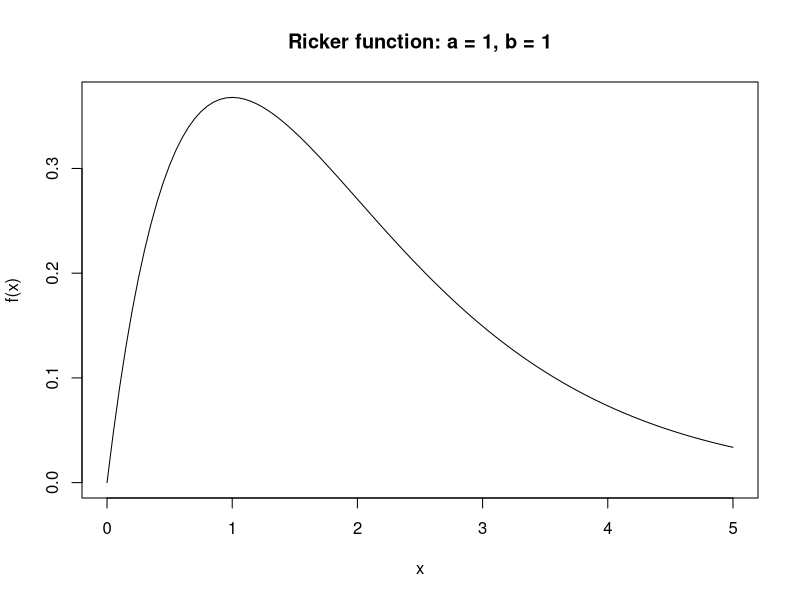
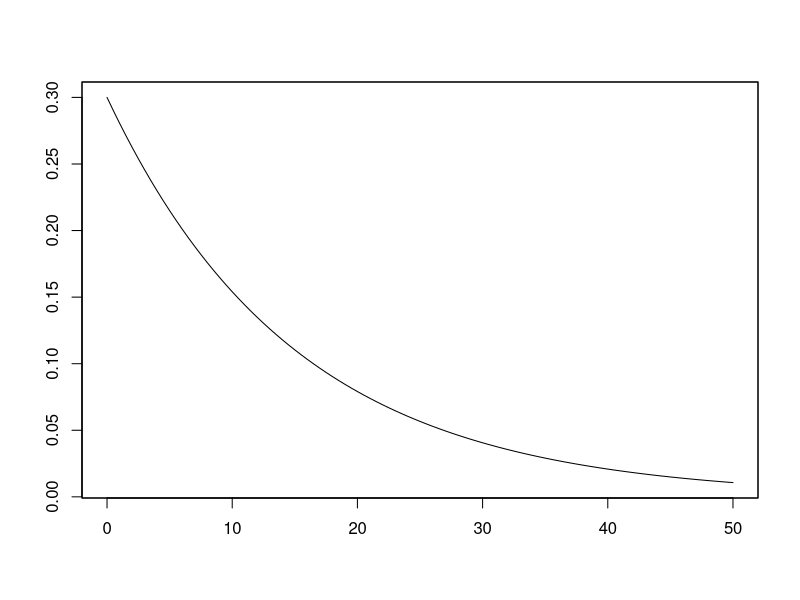
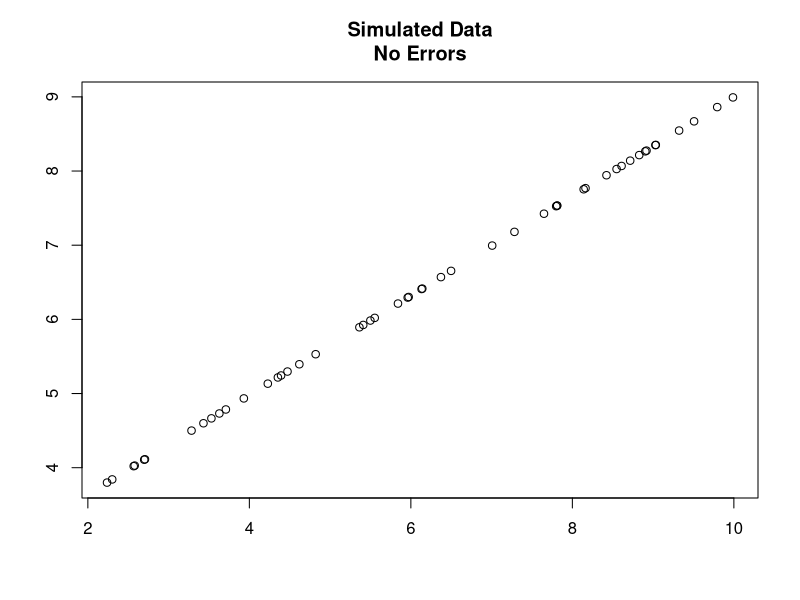
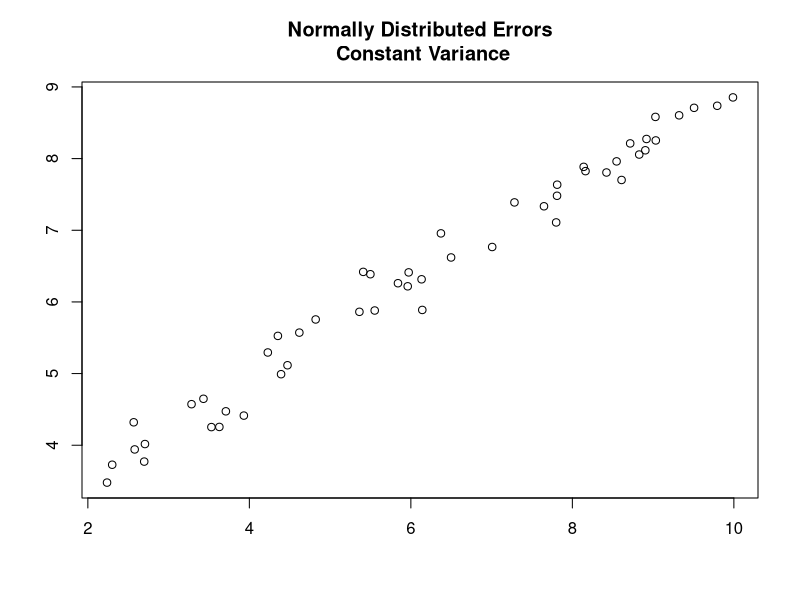
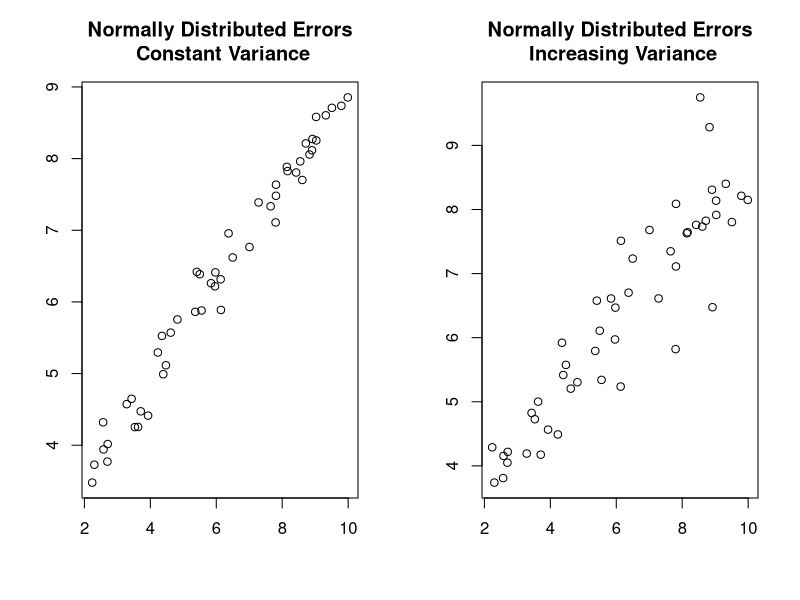
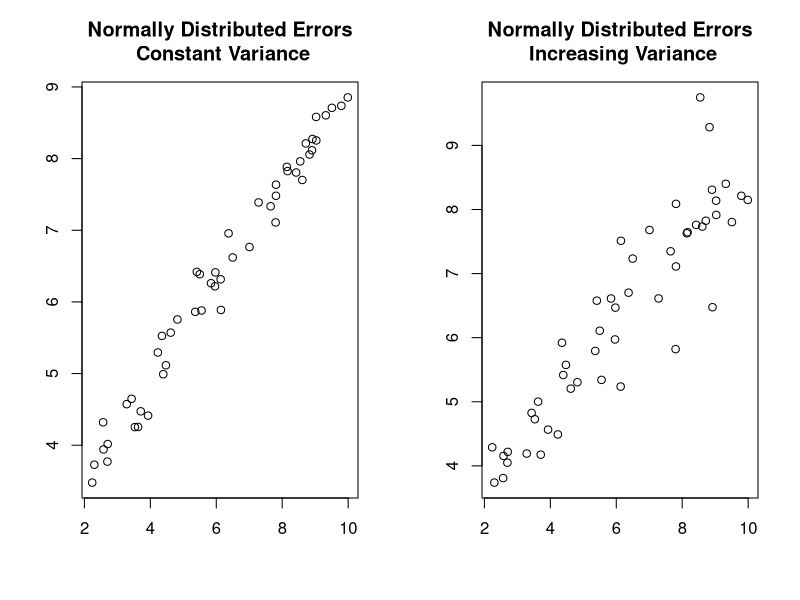
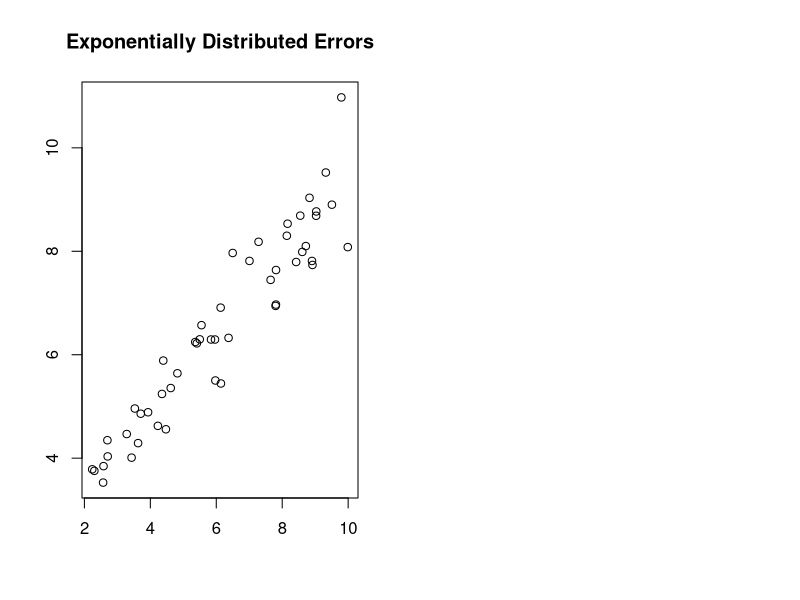
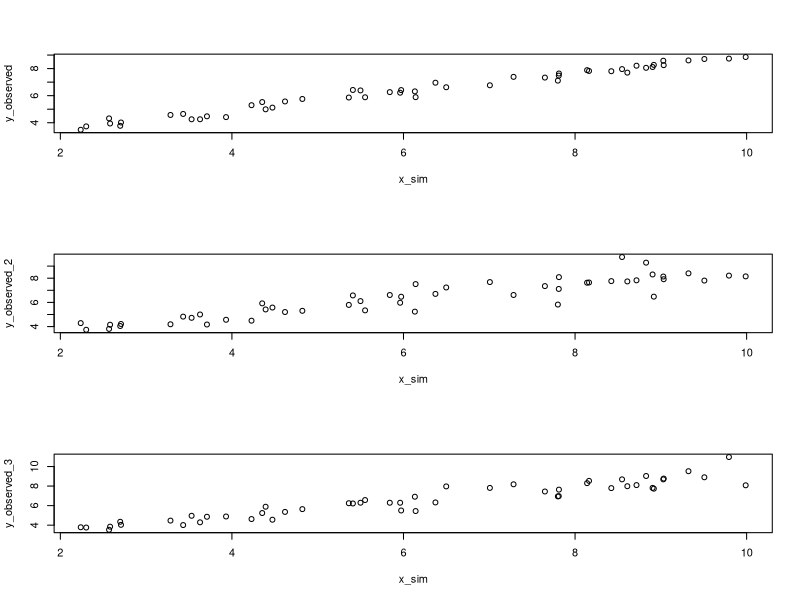

Write the R code that produced these figures, in order.
#Ricker function
ricker_fun = function(x, a, b) 
{
  return(a * x * exp(-b * x))
}
curve(
  ricker_fun(x, 1, 1), 
  from = 0, to = 5, add = FALSE, 
  main = "Ricker function: a = 1, b = 1",
  ylab = "f(x)", xlab = "x")

#self-test- Exponential function
exp_fun = function(x, a, b) 
{
  return(a * exp(-b * x))
}
curve(
  exp_fun(x, 0.3, 1/15), add = FALSE, from = 0, to = 50,
  ann = FALSE, axes = TRUE, ylab = "f(x)"); box()
# Seed the RNG so we can reproduce our results
set.seed(1234567)

# Specify the x-range and number of points:
n_pts = 50
x_min = 2
x_max = 10

# Generate the x-values
x_sim = runif(n_pts, min = x_min, max = x_max)
param_intercept = 2.3
param_slope = 0.67
y_pred = param_intercept + x_sim * param_slope
plot(x_sim, y_pred, main = "Simulated Data\nNo Errors", xlab = "", ylab = "")

error_mean = 0
error_sd = 0.25

y_observed = 
  y_pred + 
  rnorm(
    n = n_pts, 
    mean = error_mean, 
    sd = error_sd)
plot(x_sim, y_observed, main = "Normally Distributed Errors\n Constant Variance", xlab = "", ylab = "")

error_mean = 0
error_sd = 0.1

y_observed_2 = 
  y_pred + 
  rnorm(
    n = n_pts, 
    mean = error_mean, 
    sd = error_sd * x_sim)

par(mfrow = c(1, 2))
plot(x_sim, y_observed, main = "Normally Distributed Errors\n Constant Variance", xlab = "", ylab = "")
plot(x_sim, y_observed_2, main = "Normally Distributed Errors\n Increasing Variance", xlab = "", ylab = "")

error_mean = 0
error_sd = 0.1

y_observed_3= 
  y_pred + 
  rnorm(
    n = n_pts, 
    mean = error_mean, 
    sd = error_sd * x_sim)

par(mfrow = c(1, 2))
plot(x_sim, y_observed, main = "Normally Distributed Errors\n Constant Variance", xlab = "", ylab = "")
plot(x_sim, y_observed_2, main = "Normally Distributed Errors\n Increasing Variance", xlab = "", ylab = "")
plot(x_sim, y_observed_3, main = "Exponentially Distributed Errors", xlab = "", ylab = "")
#Choosing a model
par(mfrow = c(3, 1))
plot(x_sim, y_observed)
plot(x_sim, y_observed_2)
plot(x_sim, y_observed_3)
#Histograms
par(mfrow = c(3, 1))
hist(y_observed - y_pred, main = "sim data 1", xlab = "observed y=values")
hist(y_observed_2 - y_pred, main = "sim data 2", xlab = "observed y=values")
hist(y_observed_3 - y_pred, main = "sim data 3", xlab = "observed y=values")



